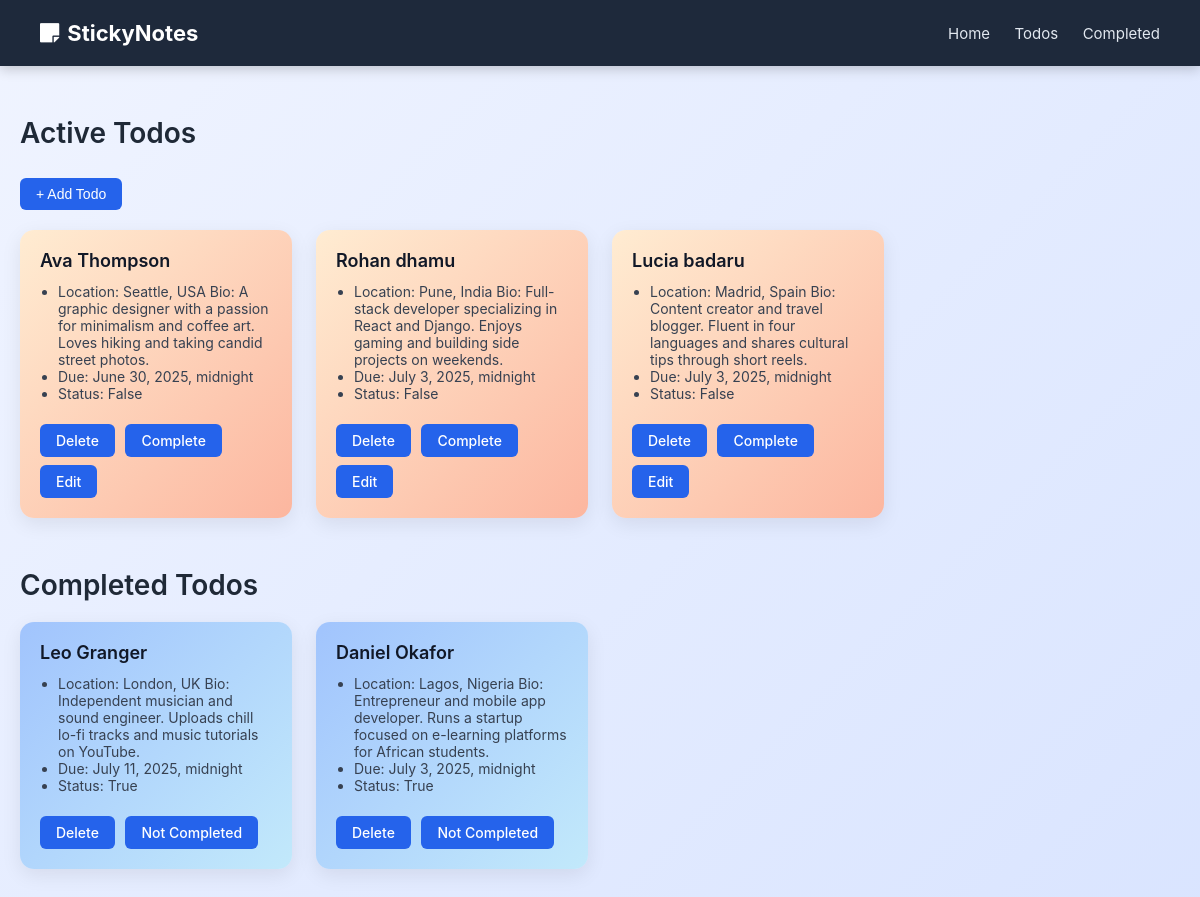
Before: /index/ (signed in) with the older database file.
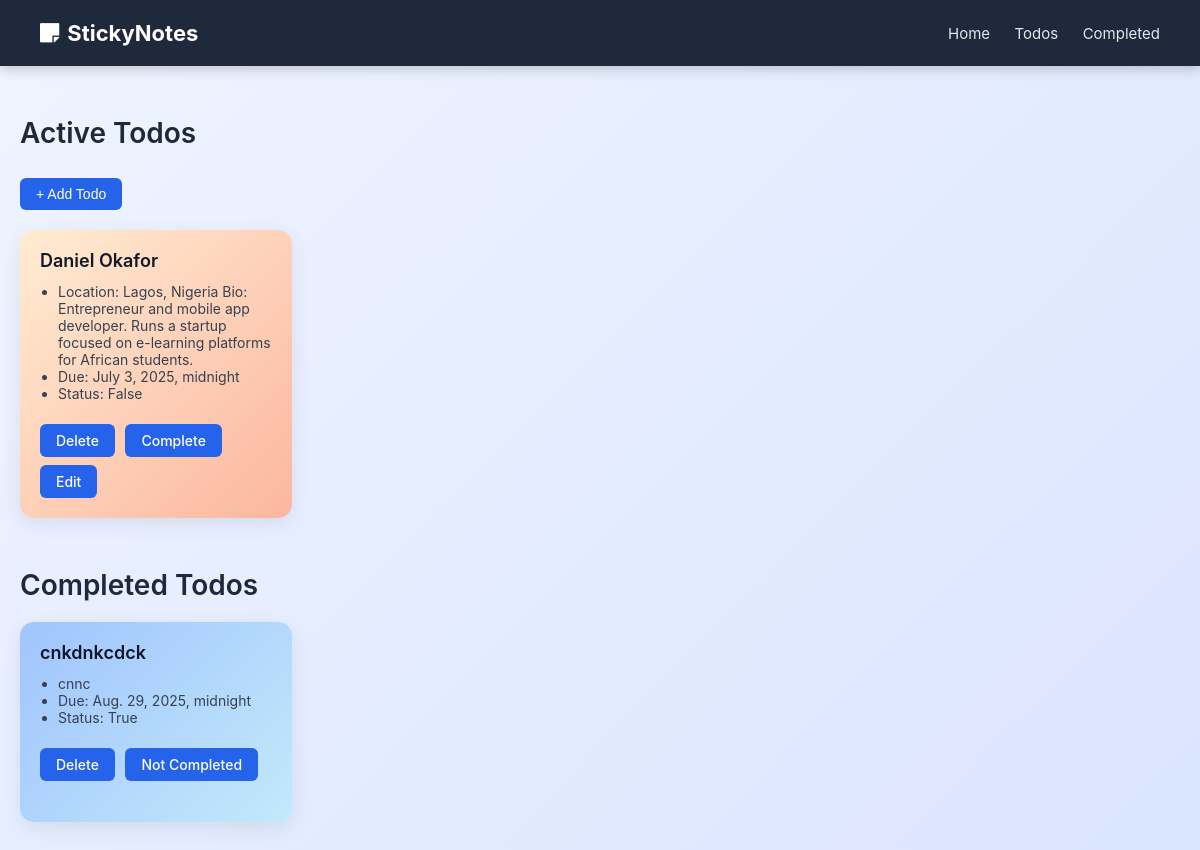
After: the same page with the newer database file.
### todo/models.py (models this page shows, shortened)
class Todo(models.Model):
    title = models.CharField(max_length=512)
    description = models.TextField()
    index = models.IntegerField(default=0)
    due_date = models.DateTimeField(null=True, blank=True)
    created_at = models.DateTimeField(auto_now_add=True)
    completed = models.BooleanField(default=False)

### todo/views.py (the view)
# urls.py: path('index/', views.index, name='index'),
def index(request):
    if not request.user.is_authenticated:
        return redirect('login')
    todos = Todo.objects.filter(completed=False).order_by('index')
    completed_todos = Todo.objects.filter(completed=True).order_by('index')
    form = TodoForm()
    return render(request, 'index.html', {
        'todos': todos,
        'completed_todos': completed_todos,
        'form': form
    })

### templates/index.html (shortened to what this page needs)
{% load static %}
<!DOCTYPE html>
<html lang="en">
<head>
  <link rel="stylesheet" href="https://cdnjs.cloudflare.com/ajax/libs/font-awesome/5.15.3/css/all.min.css"/>
</head>
<body>
  <header>
    <div class="logo">
      <i class="fas fa-sticky-note"></i> StickyNotes
    </div>
    <nav>
      <a href="#">Home</a>
      <a href="#todos">Todos</a>
      <a href="#completed">Completed</a>
    </nav>
  </header>
  <main class="main-content">
    <section id="todos">
      <h1>Active Todos</h1>
      <div style="margin-bottom: 20px;">
        <button class="btn" id="openModalBtn" type="button">+ Add Todo</button>
      </div>
      <div class="sticky-notes">
        {% for todo in todos %}
        <div class="note orange">
          <h3>{{ todo.title }}</h3>
          <ul>
            <li>{{ todo.description }}</li>
            <li>Due: {{ todo.due_date }}</li>
            <li>Status: {{ todo.completed }}</li>
          </ul>
          <a class="btn" href="{% url 'delete_todo' todo.id %}">Delete</a>
          <a class="btn" href="{% url 'complete_todo' todo.id %}">Complete</a>
          <a class="btn" href="{% url 'edit_todo' todo.id %}">Edit</a>
        </div>
        {% endfor %}
      </div>
    </section>
    <section id="completed">
      <h1>Completed Todos</h1>
      <div class="sticky-notes">
        {% for todo in completed_todos %}
        <div class="note blue">
          <h3>{{ todo.title }}</h3>
          <ul>
            <li>{{ todo.description }}</li>
            <li>Due: {{ todo.due_date }}</li>
            <li>Status: {{ todo.completed }}</li>
          </ul>
          <a class="btn" href="{% url 'delete_todo' todo.id %}">Delete</a>
          <a class="btn" href="{% url 'complete_todo' todo.id %}">Not Completed</a>
        </div>
        {% endfor %}
      </div>
    </section>
  </main>
</body>
</html>

### templates/index.html (style rules this page uses)
body { margin: 0; font-family: "Inter", "Segoe UI", Arial, sans-serif; background: linear-gradient(135deg, #f0f4ff, #d9e4ff); color: #333; }
h1 { font-size: 28px; margin: 10px 0 20px; color: #1f2937; font-weight: 600; }
header { background: #1e293b; color: white; padding: 20px 40px; display: flex; justify-content: space-between; align-items: center; box-shadow: 0 3px 12px rgba(0,0,0,0.2); position: sticky; top: 0; z-index: 100; }
header .logo { font-size: 22px; font-weight: 700; display: flex; align-items: center; gap: 8px; }
header nav a { margin-left: 20px; text-decoration: none; color: #e2e8f0; font-size: 15px; transition: color 0.2s; }
.main-content { padding: 40px 20px; max-width: 1200px; margin: auto; }
section { margin-bottom: 50px; }
.btn { display: inline-block; margin-top: 8px; margin-right: 6px; padding: 8px 16px; background: #2563eb; color: white; border: none; border-radius: 6px; font-size: 14px; font-weight: 500; cursor: pointer; transition: all 0.2s ease-in-out; text-decoration: none; }
.sticky-notes { display: grid; grid-template-columns: repeat(auto-fill, minmax(260px, 1fr)); gap: 24px; }
.note { padding: 20px; border-radius: 14px; backdrop-filter: blur(10px); background: rgba(255,255,255,0.6); box-shadow: 0 6px 20px rgba(0,0,0,0.08); transition: transform 0.2s, box-shadow 0.2s; min-height: 160px; }
.note h3 { margin: 0 0 12px; font-size: 18px; color: #111827; font-weight: 600; }
.note ul { padding-left: 18px; margin: 0 0 14px; font-size: 14px; color: #374151; }
.note.orange { background: linear-gradient(135deg,#ffecd2,#fcb69f); }
.note.blue { background: linear-gradient(135deg,#a1c4fd,#c2e9fb); }

Changed rows visible on the page:
removed Todo: title "Ava Thompson", description "Location: Seattle, USA Bio: A graphic designer with a passion for minimalism and coffee art. Loves hiking and taking candid street photos.", due_date "June 30, 2025, midnight", completed "False", shown under "Active Todos"
removed Todo: title "Rohan dhamu", description "Location: Pune, India Bio: Full-stack developer specializing in React and Django. Enjoys gaming and building side projects on weekends.", due_date "July 3, 2025, midnight", completed "False", shown under "Active Todos"
removed Todo: title "Lucia badaru", description "Location: Madrid, Spain Bio: Content creator and travel blogger. Fluent in four languages and shares cultural tips through short reels.", due_date "July 3, 2025, midnight", completed "False", shown under "Active Todos"
removed Todo: title "Leo Granger", description "Location: London, UK Bio: Independent musician and sound engineer. Uploads chill lo-fi tracks and music tutorials on YouTube.", due_date "July 11, 2025, midnight", completed "True", shown under "Completed Todos"
changed Todo "Daniel Okafor": moves from the list under "Completed Todos" to the list under "Active Todos"
added Todo: title "cnkdnkcdck", description "cnnc", due_date "Aug. 29, 2025, midnight", completed "True", shown under "Completed Todos"
